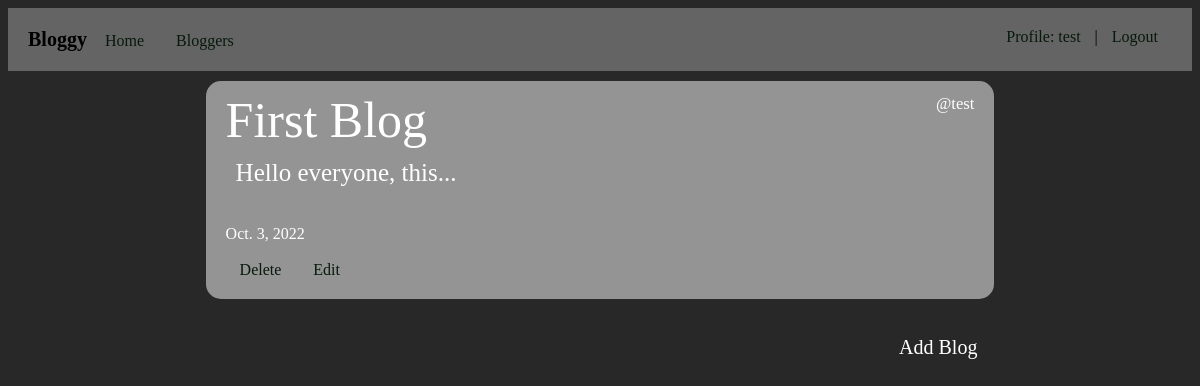
The app's page /home/ (signed in) with its own data.
### we_blog/models.py (models this page shows, shortened)
class OurBlog(models.Model):
    writer = models.ForeignKey(User, on_delete=models.CASCADE)
    heading = models.CharField(max_length=30, null=False)
    content = models.CharField(max_length=6000, null=False)
    created_date = models.DateField(auto_now_add=True)
    modified_date = models.DateField(auto_now=True)

### we_blog/views.py (the view)
# urls.py: path('', include('we_blog.urls')),
def we_blog(request):
    our_blogs = OurBlog.objects.all()
    if request.method == 'GET':
        try:
            b_logs = random.sample(list(our_blogs), 10)
        except Exception:
            b_logs = our_blogs
        return render(request, 'general/home.html', {'blogs': b_logs})

### we_blog/templates/general/home.html (shortened to what this page needs)
{% extends 'core/core.html' %}
{% load static %}
{% block body %}
        {% if not blogs %}
        <div class="jumbotron">
            <h1>There are currently no blogs.</h1>
        </div>
        {% else %}
            {% for blog in blogs %}
                <div class="jumbotron">
                    <div class="blog">
                        <div class="writer"><small>@{{blog.writer}}</small></div>
                        <a class="show_blog" href="{% url 'show_blog' b_id=blog.id %}">
                            <div class="heading">{{blog.heading}}</div>
                        </a>
                        <div class="content">
                            {% if blog.content|length > 20 %}
                                {{ blog.content|slice:":20" }}...
                            {% else %}
                                {{blog.content}}
                            {% endif %}<br><br>
                        </div>
                        <div class="created_date">
                            {{blog.created_date}}
                        </div>
                        <br>
                        <div>
                        {% if user.is_superuser or blog.writer_id == user.id %}
                                <a href="{% url 'remove' b_id=blog.id %}">Delete</a>
                        {% endif %}
                        {% if blog.writer_id == user.id %}
                                <a href="{% url 'edit' b_id=blog.id %}">Edit</a>
                        {% endif %}
                        </div>
                    </div>
                </div>
            {% endfor %}
        {% endif %}
        <div class="below">
            {% if user.is_authenticated %}
                    <div class="addblog">
                        <a href="{% url 'add' %}" class="add">Add Blog</a>
                    </div>
            {% endif %}
        </div>
{% endblock body %}

### we_blog/templates/core/core.html (shortened to what this page needs)
<!DOCTYPE html>
{% load static %}
<html lang="en">
<head>
    <link rel="stylesheet" href="{% static 'css/style.css' %}">
</head>
<body>
    <div class="navbar">
        <big>Bloggy</big>
        <a href="{% url 'home' %}">Home</a>
        <a href="{% url 'bloggers' %}">Bloggers</a>
        <section style="float:right">
            {% if user.is_authenticated %}
                <a href="{% url 'profile' %}">Profile: {{user.username}}</a>|<a href="{% url 'signout' %}">Logout</a>
            {% else %}
            <a href="{% url 'signin' %}">Signin</a>
            <a href="{% url 'register' %}">Register</a>
            {% endif %}
        </section>
    </div>
    <div class="container">
        {% block body %}
        {% endblock body %}
    </div>
</body>
</html>

### static/css/style.css (style rules this page uses)
body { background-color: rgb(40,40,40); }
.container { width: 70%; margin: 0px auto 0px; color: white; }
.jumbotron { background-color: rgba(255,255,255, 0.5); margin: 10px 20px 20px; padding: 10px 20px 20px; border-radius: 15px; font-family: 'Times New Roman', Times, serif; }
a { text-decoration: none; margin: 5px; padding: 9px; color: rgb(7,25,12); border-radius: 9px; }
a.add { color:white; margin-right: 25px; padding: 12px; font-size: 20px; border-radius: 0px; float:right; }
.navbar { padding: 20px; background-color: rgb(100,100,100); position: sticky; top:0px; }
.heading { font-size: 50px; }
.writer { font-size: 20px; float: right; }
.content { text-align: justify; font-size: 25px; padding: 10px; }
big { font-size: 20px; color: black; font-weight: bolder; }
.show_blog { margin: 0px; padding: 0px; color: white; }

### records on screen
OurBlog: writer "test", heading "First Blog", content "Hello everyone, this", created_date "Oct. 3, 2022", shows "Delete", shows "Edit"

### other values on screen
{{ user.username }} "test"
